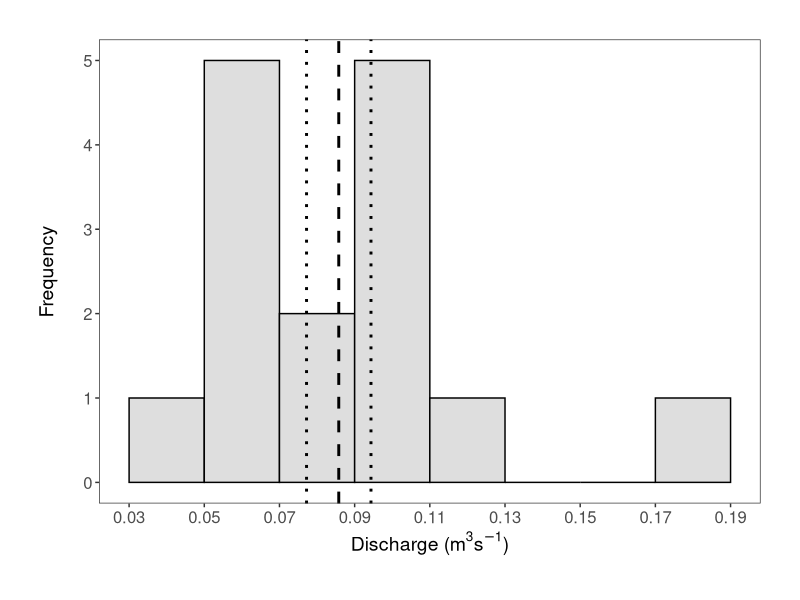
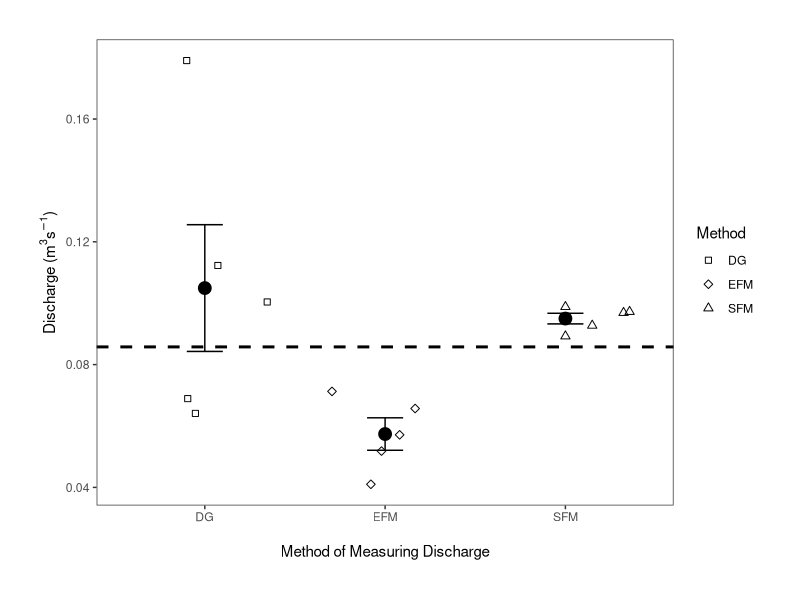

Source code (R) for these figures, in order:
# Stream Discharge Project, Ecological Measurement Y3S1
# Anna Shulman, EES University of Edinburgh
# 08 November 2021

# LIBRARIES ----
library(readxl)
library(tidyverse)
library(viridis)

# IMPORT DATASET ----
streamteam <- read_excel("EMdischarge.xlsx")
View(streamteam)

# DATA MANIPULATION ----
streamteam <- mutate(streamteam, Method = factor(Method, levels = c('dg', 'efm', 'sfm'), 
                                                 labels = c('DG', 'EFM', 'SFM')))
streamteam_table <- streamteam %>%
  group_by(Method) %>%
  summarise(mean_dis = mean(discharge),
            stdev = sd(discharge),
            se_dis = sd(discharge) / sqrt(length(discharge))) %>%
  ungroup()


# DATA VISUALISATION ----
# create a histogram showing the distribution of discharge values measured
(dis_hist <- ggplot(streamteam, aes(x = discharge)) +                
   geom_histogram(binwidth = 0.02, colour = "black", 
                  fill = "#DEDEDE") +                                      # Changing the binwidth and colours
   geom_vline(aes(xintercept = mean(discharge)),                           # Adding a line for mean
              colour = "black", linetype = "dashed", size = 1) +           # Changing the look of the linec("#FFFFFF", "#FFFFFF", "#FFFFFF")
   geom_vline(aes(xintercept = mean(discharge) + 0.00857),                           # Adding a line for mean
              colour = "black", linetype = "dotted", size = 1) +
   geom_vline(aes(xintercept = mean(discharge) - 0.00857),                           # Adding a line for mean
              colour = "black", linetype = "dotted", size = 1) +
   theme_bw() +                                                            # Changing the theme to get rid of the grey background
   ylab("Frequency\n") +                                                       # Changing the text of the y axis label
   xlab(expression(paste("\nDischarge (", m^3, s^-1, ")"))) +              # \n adds a blank line between axis and text
   scale_x_continuous(breaks = seq(0.01, 0.19, 0.02)) +
   theme(axis.text = element_text(size = 12),                              # Changing font size of axis labels and title
         axis.title = element_text(size = 14, face = "plain"),             # face = "plain" is the default, you can change it to italic, bold, etc. 
         panel.grid = element_blank(),                                     # Removing the grey grid lines
         plot.margin = unit(c(1,1,1,1), units = "cm")))                    # Putting a 1 cm margin around the plot

# main plot for discharge v method

(dis_plot_test <- ggplot(streamteam) + 
    geom_jitter(aes(Method, discharge, shape = Method), col = "black", size = 2) +
    geom_point(data = streamteam, aes(Method, discharge), col = "black",
               stat = "summary", fun = "mean", size = 4) + 
    geom_errorbar (data = streamteam_table, 
                   aes(x = Method,
                       ymin = (mean_dis - se_dis),
                       ymax = (mean_dis + se_dis)), col = "black", width = 0.2) +
    geom_hline(aes(yintercept = mean(discharge)),                           
               colour = "black", linetype = "dashed", size = 1) + 
    labs(x = "\nMethod of Measuring Discharge",
         y = expression(paste("\nDischarge (", m^3, s^-1, ")"))) +
    theme_bw() +
    scale_shape_manual(values = c(22, 23, 24)) +
    theme(panel.grid = element_blank(),                                    # Removing the grey grid lines
          plot.margin = unit(c(1, 1, 1, 1), units = "cm")))                # Putting a 1 cm margin around the plot
 
#geom_jitter(data = streamteam, aes(method, discharge)) +
#  guides(shape = guide_legend("Method")))

# fill values for viridis colour pallette:
# fill = c("#FDE725", "#A0DA39", "#4AC16D", "#1fa187", 
#          "#277f8e", "#365c8d", "#46327e", "#440154")

# STATS ----
shapiro.test(streamteam$discharge)
# p = 0.03607

kruskal.test(discharge ~ Method, data = streamteam)

PT = pairwise.wilcox.test(streamteam$discharge, streamteam$Method, p.adjust.method = "none")
PT




